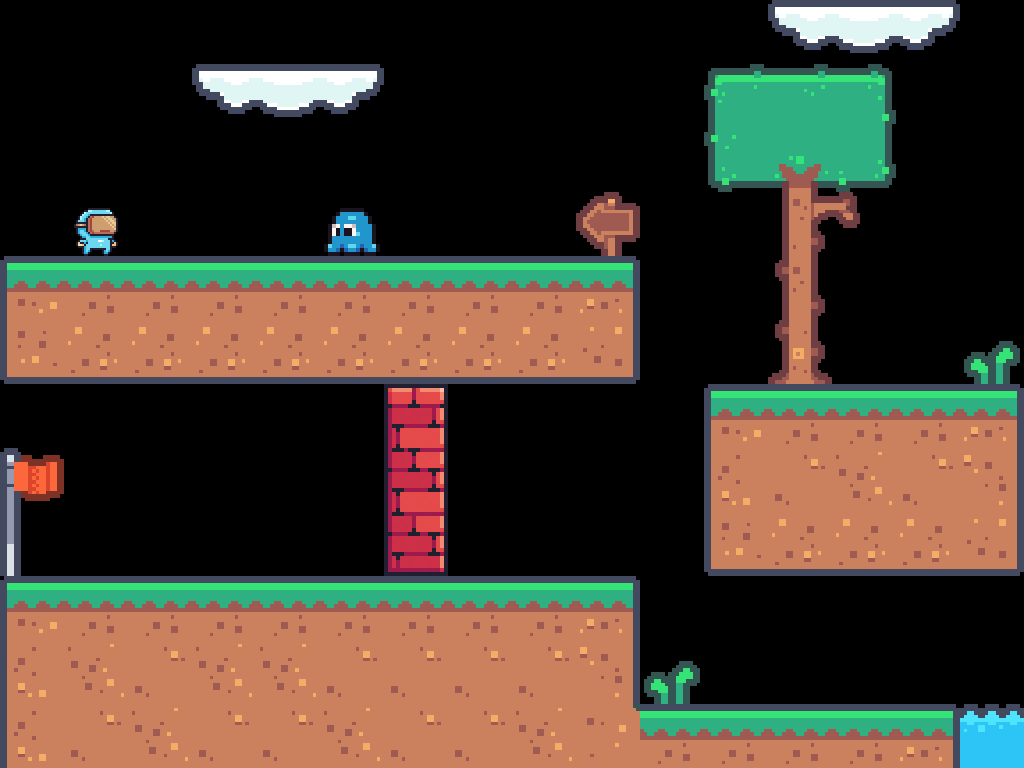

This is a level from a 2D game, rendered from its Tiled map with the project's own tilesets. A one-line summary and the complete map file follow:
An orthogonal 16x12 tile map with 64x64 px tiles, 7 tile layers (Background, NPC, Finish, Spike, ...), 4 tilesets and 6 objects (Cherry, Melon, Apple, Banana, Strawberry, ...).

<map version="1.10" tiledversion="1.11.0" orientation="orthogonal" renderorder="right-down" width="16" height="12" tilewidth="64" tileheight="64" infinite="0" nextlayerid="10" nextobjectid="13">
 <tileset firstgid="1" name="tileset" tilewidth="64" tileheight="64" tilecount="180" columns="20">
  <image source="../assets/Tileset/tileset.png" width="1280" height="576" />
 </tileset>
 <tileset firstgid="181" name="wall" tilewidth="64" tileheight="64" tilecount="3" columns="1">
  <image source="../assets/Tileset/wall.png" width="64" height="192" />
 </tileset>
 <tileset firstgid="184" name="npc" tilewidth="64" tileheight="64" tilecount="1" columns="1">
  <image source="../assets/Tileset/npc.png" width="64" height="64" />
 </tileset>
 <tileset firstgid="185" name="octi" tilewidth="64" tileheight="64" tilecount="1" columns="1">
  <image source="../assets/Enemy/0.png" width="64" height="64" />
 </tileset>
 <layer id="3" name="Background" width="16" height="12">
  <data encoding="csv">
0,0,0,0,0,0,0,0,0,0,0,0,154,155,156,0,
0,0,0,154,155,156,0,0,0,0,0,18,19,20,0,0,
0,0,0,0,0,0,0,0,0,0,0,58,98,60,0,0,
0,0,0,0,0,0,0,0,0,88,0,0,139,140,0,0,
0,0,0,0,0,0,0,0,0,0,0,0,117,0,0,0,
0,0,0,0,0,0,0,0,0,0,0,0,138,0,0,125,
0,0,0,0,0,0,0,0,0,0,0,0,0,0,0,0,
0,0,0,0,0,0,0,0,0,0,0,0,0,0,0,0,
0,0,0,0,0,0,0,0,0,0,0,0,0,0,0,0,
0,0,0,0,0,0,0,0,0,0,0,0,0,0,0,0,
0,0,0,0,0,0,0,0,0,0,125,0,0,0,0,0,
0,0,0,0,0,0,0,0,0,0,0,0,0,0,0,34
</data>
 </layer>
 <layer id="6" name="NPC" width="16" height="12">
  <data encoding="csv">
0,0,0,0,0,0,0,0,0,0,0,0,0,0,0,0,
0,0,0,0,0,0,0,0,0,0,0,0,0,0,0,0,
0,0,0,0,0,0,0,0,0,0,0,0,0,0,0,0,
0,184,0,0,0,0,0,0,0,0,0,0,0,0,0,0,
0,0,0,0,0,0,0,0,0,0,0,0,0,0,0,0,
0,0,0,0,0,0,0,0,0,0,0,0,0,0,0,0,
0,0,0,0,0,0,0,0,0,0,0,0,0,0,0,0,
0,0,0,0,0,0,0,0,0,0,0,0,0,0,0,0,
0,0,0,0,0,0,0,0,0,0,0,0,0,0,0,0,
0,0,0,0,0,0,0,0,0,0,0,0,0,0,0,0,
0,0,0,0,0,0,0,0,0,0,0,0,0,0,0,0,
0,0,0,0,0,0,0,0,0,0,0,0,0,0,0,0
</data>
 </layer>
 <layer id="4" name="Finish" width="16" height="12">
  <data encoding="csv">
0,0,0,0,0,0,0,0,0,0,0,0,0,0,0,0,
0,0,0,0,0,0,0,0,0,0,0,0,0,0,0,0,
0,0,0,0,0,0,0,0,0,0,0,0,0,0,0,0,
0,0,0,0,0,0,0,0,0,0,0,0,0,0,0,0,
0,0,0,0,0,0,0,0,0,0,0,0,0,0,0,0,
0,0,0,0,0,0,0,0,0,0,0,0,0,0,0,0,
0,0,0,0,0,0,0,0,0,0,0,0,0,0,0,0,
112,0,0,0,0,0,0,0,0,0,0,0,0,0,0,0,
132,0,0,0,0,0,0,0,0,0,0,0,0,0,0,0,
0,0,0,0,0,0,0,0,0,0,0,0,0,0,0,0,
0,0,0,0,0,0,0,0,0,0,0,0,0,0,0,0,
0,0,0,0,0,0,0,0,0,0,0,0,0,0,0,0
</data>
 </layer>
 <objectgroup id="7" name="Fruits">
  <object id="8" name="Cherry" x="541.891" y="417.05" width="64" height="64" />
  <object id="9" name="Melon" x="319.767" y="101.429" width="64" height="64" />
  <object id="10" name="Apple" x="719.56" y="612.693" width="64" height="64" />
  <object id="11" name="Banana" x="827.7" y="613.308" width="64" height="64" />
  <object id="12" name="Strawberry" x="184.414" y="482.457" width="64" height="64" />
 </objectgroup>
 <layer id="8" name="Spike" width="16" height="12">
  <data encoding="csv">
0,0,0,0,0,0,0,0,0,0,0,0,0,0,0,0,
0,0,0,0,0,0,0,0,0,0,0,0,0,0,0,0,
0,0,0,0,0,0,0,0,0,0,0,0,0,0,0,0,
0,0,0,0,0,0,0,0,0,0,0,0,0,0,0,0,
0,0,0,0,0,0,0,0,0,0,0,0,0,0,0,0,
0,0,0,0,0,0,0,0,0,0,0,0,0,0,0,0,
0,0,0,0,0,0,0,0,0,0,0,0,0,0,0,0,
0,0,0,0,0,0,0,0,0,0,0,0,0,0,0,0,
0,0,0,0,0,0,0,0,0,0,0,0,0,0,0,0,
0,0,0,0,0,0,0,0,0,0,0,0,0,0,0,0,
0,0,0,0,0,0,0,0,0,0,0,0,0,0,0,0,
0,0,0,0,0,0,0,0,0,0,0,0,0,0,0,0
</data>
 </layer>
 <layer id="9" name="Enemy" width="16" height="12">
  <data encoding="csv">
0,0,0,0,0,0,0,0,0,0,0,0,0,0,0,0,
0,0,0,0,0,0,0,0,0,0,0,0,0,0,0,0,
0,0,0,0,0,0,0,0,0,0,0,0,0,0,0,0,
0,0,0,0,0,185,0,0,0,0,0,0,0,0,0,0,
0,0,0,0,0,0,0,0,0,0,0,0,0,0,0,0,
0,0,0,0,0,0,0,0,0,0,0,0,0,0,0,0,
0,0,0,0,0,0,0,0,0,0,0,0,0,0,0,0,
0,0,0,0,0,0,0,0,0,0,0,0,0,0,0,0,
0,0,0,0,0,0,0,0,0,0,0,0,0,0,0,0,
0,0,0,0,0,0,0,0,0,0,0,0,0,0,0,0,
0,0,0,0,0,0,0,0,0,0,0,0,0,0,0,0,
0,0,0,0,0,0,0,0,0,0,0,0,0,0,0,0
</data>
 </layer>
 <layer id="5" name="Wall" width="16" height="12">
  <data encoding="csv">
0,0,0,0,0,0,0,0,0,0,0,0,0,0,0,0,
0,0,0,0,0,0,0,0,0,0,0,0,0,0,0,0,
0,0,0,0,0,0,0,0,0,0,0,0,0,0,0,0,
0,0,0,0,0,0,0,0,0,0,0,0,0,0,0,0,
0,0,0,0,0,0,0,0,0,0,0,0,0,0,0,0,
0,0,0,0,0,0,0,0,0,0,0,0,0,0,0,0,
0,0,0,0,0,0,181,0,0,0,0,0,0,0,0,0,
0,0,0,0,0,0,182,0,0,0,0,0,0,0,0,0,
0,0,0,0,0,0,183,0,0,0,0,0,0,0,0,0,
0,0,0,0,0,0,0,0,0,0,0,0,0,0,0,0,
0,0,0,0,0,0,0,0,0,0,0,0,0,0,0,0,
0,0,0,0,0,0,0,0,0,0,0,0,0,0,0,0
</data>
 </layer>
 <objectgroup id="2" name="Objects">
  <object id="3" name="Player" x="890.867" y="307.917">
   <point />
  </object>
 </objectgroup>
 <layer id="1" name="Main" width="16" height="12">
  <data encoding="csv">
0,0,0,0,0,0,0,0,0,0,0,0,0,0,0,0,
0,0,0,0,0,0,0,0,0,0,0,0,0,0,0,0,
0,0,0,0,0,0,0,0,0,0,0,0,0,0,0,0,
0,0,0,0,0,0,0,0,0,0,0,0,0,0,0,0,
22,23,23,23,23,23,23,23,23,24,0,0,0,0,0,0,
142,143,143,143,143,143,143,143,143,144,0,0,0,0,0,0,
0,0,0,0,0,0,0,0,0,0,0,22,23,23,23,24,
0,0,0,0,0,0,0,0,0,0,0,122,105,123,105,124,
0,0,0,0,0,0,0,0,0,0,0,142,143,143,143,144,
22,23,23,23,23,23,23,23,23,24,0,0,0,0,0,0,
122,123,105,123,123,105,105,105,105,124,0,0,0,0,0,0,
122,105,123,105,105,123,105,105,123,25,23,23,23,23,24,0
</data>
 </layer>
</map>
